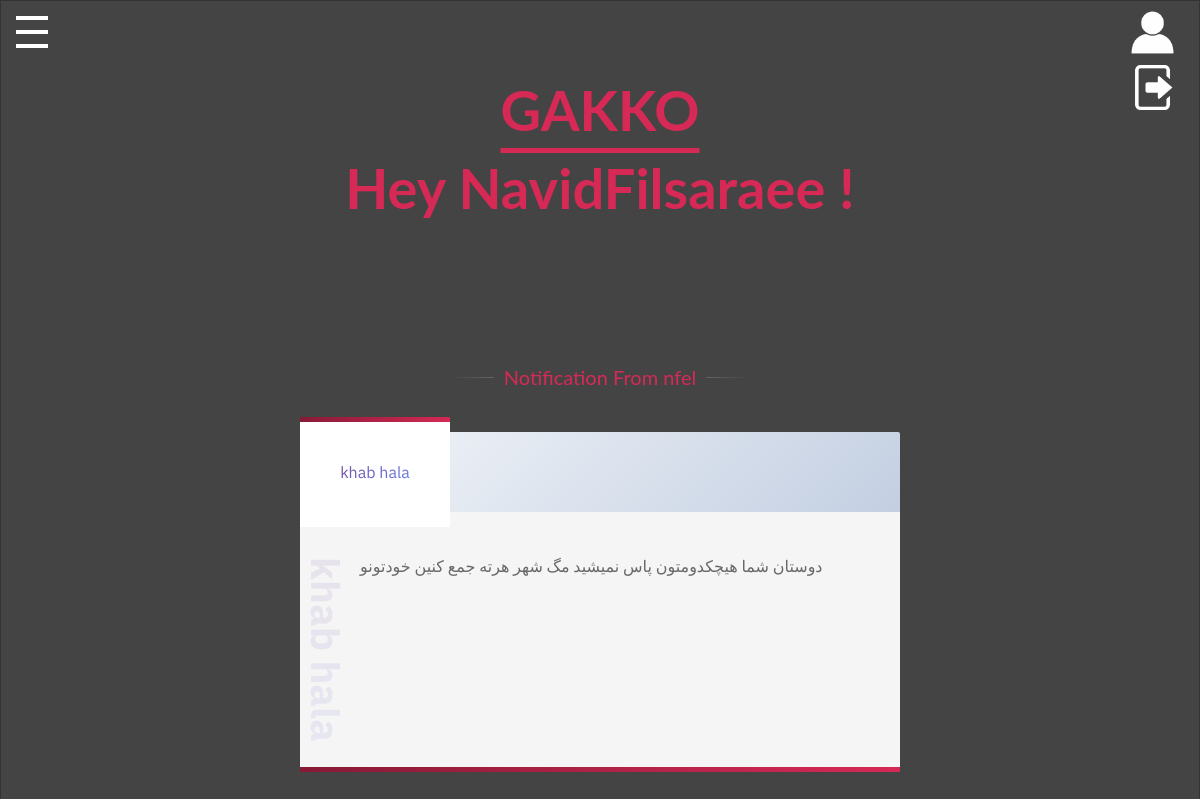
Before: /edu/bulletin/2 (signed in) with the older database file.
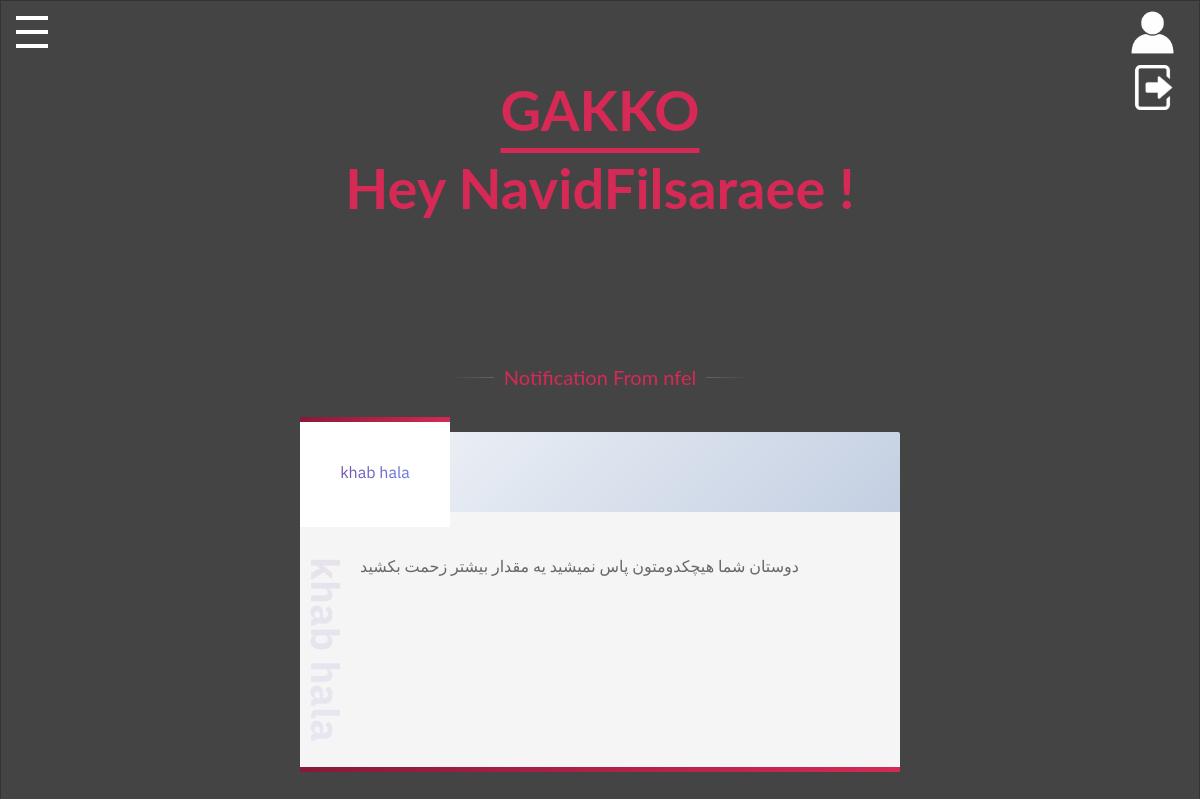
After: the same page with the newer database file.
### education/models.py (models this page shows, shortened)
class BulletinBoard(models.Model):
    title = models.CharField(max_length=100)
    description = models.TextField(max_length=255)
    publisher = models.ForeignKey(User, on_delete=models.CASCADE)
    course = models.ForeignKey(
        Course, on_delete=models.CASCADE, null=True, blank=True)
    class Meta:
        ordering = ['-id']

### education/views.py (the view)
# urls.py: path('bulletin/<int:pk>', BulletinBoardDetailView.as_view(), name='bulletin-detail'),
class BulletinBoardDetailView(DetailView):
    model = BulletinBoard

### education/templates/education/bulletinboard_detail.html
{% extends 'base.html' %}
{% load static %}
{% block content %}
  <link rel="stylesheet" href="{% static 'css/course-detail.css' %}">
<div class="skills">
          <hr class="hr-text" data-content="Notification From {{object.publisher.username}} ">
        </div>
<section id="wrapper">
   <div class="content">
      <div class="tabs">
         <button class="tablinks active" data-country="{{object.title}}"><p data-title="{{object.title}}">{{object.title}}</p></button>
      </div>
      <div class="wrapper_tabcontent">
         <div id="{{title}}" class="tabcontent active">
            <h3>{{object.title}}</h3>
                  <p>{{object.description}}</p>
               <br>
         </div>
      </div>
   </div>
</section>
{% endblock content %}

Changed rows visible on the page:
changed BulletinBoard "khab hala": description "دوستان شما هیچکدومتون پاس نمیشید مگ شهر هرته جمع کنین خودتونو" → "دوستان شما هیچکدومتون پاس نمیشید یه مقدار بیشتر زحمت بکشید"
